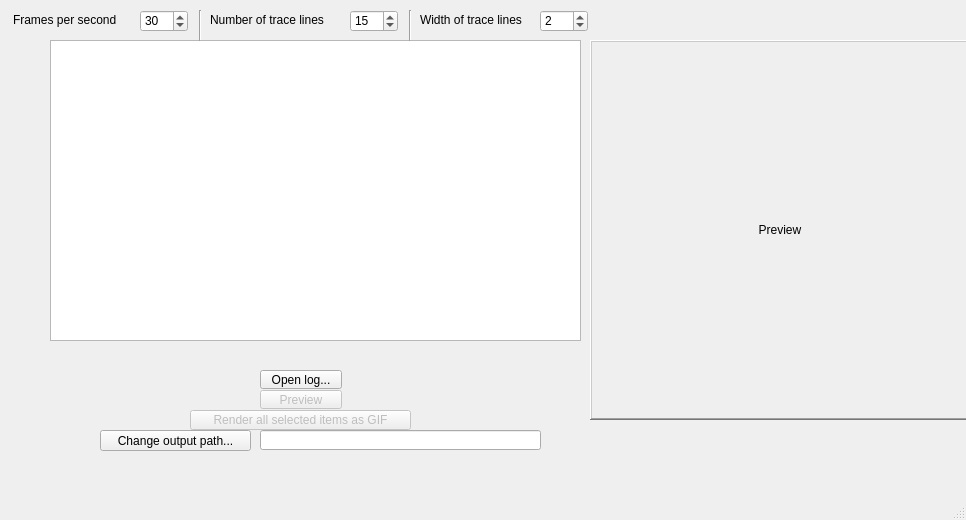
<?xml version="1.0" encoding="UTF-8"?>
<ui version="4.0">
 <class>MainWindow</class>
 <widget class="QMainWindow" name="MainWindow">
  <property name="geometry">
   <rect>
    <x>0</x>
    <y>0</y>
    <width>966</width>
    <height>520</height>
   </rect>
  </property>
  <property name="windowTitle">
   <string>Trajectory to GIF</string>
  </property>
  <widget class="QWidget" name="centralwidget">
   <widget class="QPushButton" name="btnPlay">
    <property name="enabled">
     <bool>false</bool>
    </property>
    <property name="geometry">
     <rect>
      <x>260</x>
      <y>390</y>
      <width>82</width>
      <height>19</height>
     </rect>
    </property>
    <property name="text">
     <string>Preview</string>
    </property>
   </widget>
   <widget class="QPushButton" name="btnRecord">
    <property name="enabled">
     <bool>false</bool>
    </property>
    <property name="geometry">
     <rect>
      <x>190</x>
      <y>410</y>
      <width>221</width>
      <height>20</height>
     </rect>
    </property>
    <property name="text">
     <string>Render all selected items as GIF</string>
    </property>
   </widget>
   <widget class="QListWidget" name="lstSignals">
    <property name="geometry">
     <rect>
      <x>50</x>
      <y>40</y>
      <width>531</width>
      <height>301</height>
     </rect>
    </property>
    <property name="alternatingRowColors">
     <bool>true</bool>
    </property>
    <property name="selectionMode">
     <enum>QAbstractItemView::MultiSelection</enum>
    </property>
    <property name="uniformItemSizes">
     <bool>true</bool>
    </property>
    <property name="selectionRectVisible">
     <bool>true</bool>
    </property>
    <property name="sortingEnabled">
     <bool>true</bool>
    </property>
   </widget>
   <widget class="QPushButton" name="btnOpenLog">
    <property name="geometry">
     <rect>
      <x>260</x>
      <y>370</y>
      <width>82</width>
      <height>19</height>
     </rect>
    </property>
    <property name="text">
     <string>Open log...</string>
    </property>
   </widget>
   <widget class="QPushButton" name="btnChangeOutput">
    <property name="geometry">
     <rect>
      <x>100</x>
      <y>430</y>
      <width>151</width>
      <height>21</height>
     </rect>
    </property>
    <property name="text">
     <string>Change output path...</string>
    </property>
   </widget>
   <widget class="QLineEdit" name="txtOutputPath">
    <property name="geometry">
     <rect>
      <x>260</x>
      <y>430</y>
      <width>281</width>
      <height>20</height>
     </rect>
    </property>
   </widget>
   <widget class="QSpinBox" name="spinPlayback">
    <property name="geometry">
     <rect>
      <x>140</x>
      <y>10</y>
      <width>48</width>
      <height>22</height>
     </rect>
    </property>
    <property name="minimum">
     <number>1</number>
    </property>
    <property name="maximum">
     <number>750</number>
    </property>
    <property name="value">
     <number>30</number>
    </property>
   </widget>
   <widget class="QLabel" name="label">
    <property name="geometry">
     <rect>
      <x>13</x>
      <y>10</y>
      <width>181</width>
      <height>20</height>
     </rect>
    </property>
    <property name="text">
     <string>Frames per second</string>
    </property>
   </widget>
   <widget class="QLabel" name="lblPreview">
    <property name="geometry">
     <rect>
      <x>590</x>
      <y>40</y>
      <width>380</width>
      <height>380</height>
     </rect>
    </property>
    <property name="frameShape">
     <enum>QFrame::WinPanel</enum>
    </property>
    <property name="frameShadow">
     <enum>QFrame::Raised</enum>
    </property>
    <property name="midLineWidth">
     <number>0</number>
    </property>
    <property name="text">
     <string>Preview</string>
    </property>
    <property name="scaledContents">
     <bool>true</bool>
    </property>
    <property name="alignment">
     <set>Qt::AlignCenter</set>
    </property>
   </widget>
   <widget class="QLabel" name="label_3">
    <property name="geometry">
     <rect>
      <x>210</x>
      <y>10</y>
      <width>181</width>
      <height>20</height>
     </rect>
    </property>
    <property name="text">
     <string>Number of trace lines</string>
    </property>
   </widget>
   <widget class="QSpinBox" name="spinTrace">
    <property name="geometry">
     <rect>
      <x>350</x>
      <y>10</y>
      <width>48</width>
      <height>22</height>
     </rect>
    </property>
    <property name="minimum">
     <number>0</number>
    </property>
    <property name="maximum">
     <number>100</number>
    </property>
    <property name="value">
     <number>15</number>
    </property>
   </widget>
   <widget class="Line" name="line">
    <property name="geometry">
     <rect>
      <x>190</x>
      <y>10</y>
      <width>20</width>
      <height>31</height>
     </rect>
    </property>
    <property name="orientation">
     <enum>Qt::Vertical</enum>
    </property>
   </widget>
   <widget class="QLabel" name="label_4">
    <property name="geometry">
     <rect>
      <x>420</x>
      <y>10</y>
      <width>181</width>
      <height>20</height>
     </rect>
    </property>
    <property name="text">
     <string>Width of trace lines</string>
    </property>
   </widget>
   <widget class="Line" name="line_2">
    <property name="geometry">
     <rect>
      <x>400</x>
      <y>10</y>
      <width>20</width>
      <height>31</height>
     </rect>
    </property>
    <property name="orientation">
     <enum>Qt::Vertical</enum>
    </property>
   </widget>
   <widget class="QSpinBox" name="spinWidth">
    <property name="geometry">
     <rect>
      <x>540</x>
      <y>10</y>
      <width>48</width>
      <height>22</height>
     </rect>
    </property>
    <property name="minimum">
     <number>1</number>
    </property>
    <property name="maximum">
     <number>100</number>
    </property>
    <property name="value">
     <number>2</number>
    </property>
   </widget>
   <zorder>label</zorder>
   <zorder>btnPlay</zorder>
   <zorder>btnRecord</zorder>
   <zorder>lstSignals</zorder>
   <zorder>btnOpenLog</zorder>
   <zorder>btnChangeOutput</zorder>
   <zorder>txtOutputPath</zorder>
   <zorder>spinPlayback</zorder>
   <zorder>lblPreview</zorder>
   <zorder>label_3</zorder>
   <zorder>spinTrace</zorder>
   <zorder>line</zorder>
   <zorder>label_4</zorder>
   <zorder>line_2</zorder>
   <zorder>spinWidth</zorder>
  </widget>
  <widget class="QMenuBar" name="menubar">
   <property name="geometry">
    <rect>
     <x>0</x>
     <y>0</y>
     <width>966</width>
     <height>22</height>
    </rect>
   </property>
  </widget>
  <widget class="QStatusBar" name="statusbar"/>
  <action name="actionPlay">
   <property name="text">
    <string>Play</string>
   </property>
  </action>
  <action name="actionRecord">
   <property name="text">
    <string>Record</string>
   </property>
  </action>
  <action name="actionChange_Path">
   <property name="text">
    <string>Change Path</string>
   </property>
  </action>
  <action name="actionOpenLog">
   <property name="text">
    <string>openLog</string>
   </property>
  </action>
 </widget>
 <resources/>
 <connections>
  <connection>
   <sender>btnPlay</sender>
   <signal>clicked()</signal>
   <receiver>actionPlay</receiver>
   <slot>trigger()</slot>
   <hints>
    <hint type="sourcelabel">
     <x>300</x>
     <y>305</y>
    </hint>
    <hint type="destinationlabel">
     <x>-1</x>
     <y>-1</y>
    </hint>
   </hints>
  </connection>
  <connection>
   <sender>btnRecord</sender>
   <signal>clicked()</signal>
   <receiver>actionRecord</receiver>
   <slot>trigger()</slot>
   <hints>
    <hint type="sourcelabel">
     <x>300</x>
     <y>325</y>
    </hint>
    <hint type="destinationlabel">
     <x>-1</x>
     <y>-1</y>
    </hint>
   </hints>
  </connection>
  <connection>
   <sender>btnChangeOutput</sender>
   <signal>clicked()</signal>
   <receiver>actionChange_Path</receiver>
   <slot>trigger()</slot>
   <hints>
    <hint type="sourcelabel">
     <x>200</x>
     <y>455</y>
    </hint>
    <hint type="destinationlabel">
     <x>-1</x>
     <y>-1</y>
    </hint>
   </hints>
  </connection>
  <connection>
   <sender>btnOpenLog</sender>
   <signal>clicked()</signal>
   <receiver>actionOpenLog</receiver>
   <slot>trigger()</slot>
   <hints>
    <hint type="sourcelabel">
     <x>300</x>
     <y>395</y>
    </hint>
    <hint type="destinationlabel">
     <x>-1</x>
     <y>-1</y>
    </hint>
   </hints>
  </connection>
 </connections>
</ui>
